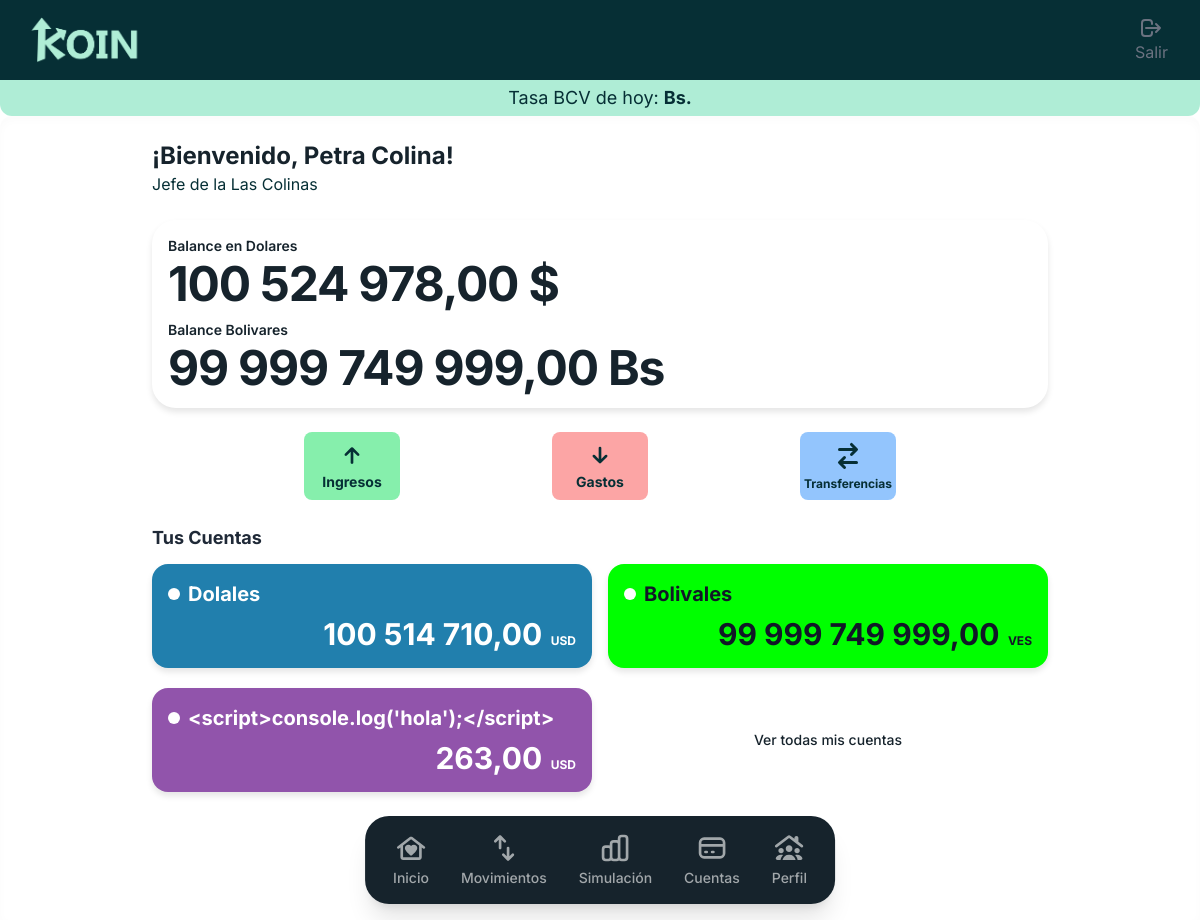
The page /panel-financiero/ (signed in) on the database its author committed.
### finances/models.py (models this page shows, shortened)
class Usuario(AbstractBaseUser, PermissionsMixin):
    correo_usuario = models.EmailField(unique=True, max_length=255)
    nombre_usuario = models.CharField(max_length=100)
    apellido_usuario = models.CharField(max_length=100)
    nombre_familia_usuario = models.CharField(max_length=150)
    objects = UsuarioManager()
    USERNAME_FIELD = 'correo_usuario'
    REQUIRED_FIELDS = ['nombre_usuario', 'apellido_usuario', 'nombre_familia_usuario']
    class Meta:
        db_table = 'usuarios' # Nombre de la tabla en la base de datos

class Cuenta(models.Model):
    usuario = models.ForeignKey(Usuario, on_delete=models.CASCADE)
    moneda = models.ForeignKey(Moneda, on_delete=models.PROTECT)
    nombre_cuenta = models.CharField(max_length=100)
    saldo_inicial_cuenta = models.DecimalField(max_digits=15, decimal_places=2)
    color_cuenta = models.CharField(max_length=20, help_text="Código hexadecimal o nombre del color")

class Moneda(models.Model):
    codigo = models.CharField(max_length=5, unique=True) # Ej: USD, VES
    nombre_moneda = models.CharField(max_length=50)
    tasa_cambio = models.DecimalField(max_digits=18, decimal_places=4)
    def __str__(self):
        return self.codigo

### finances/views.py (the view)
# urls.py: path('panel-financiero/', dashboard, name='dashboard'),
@login_required
def dashboard(request):
    usuario = request.user
    cuentas_del_usuario = Cuenta.objects.filter(usuario=usuario)
    suma_usd = cuentas_del_usuario.filter(moneda__codigo='USD').aggregate(total=Sum('saldo_inicial_cuenta'))['total']
    total_usd = round(suma_usd, 2) if suma_usd is not None else 0.00
    suma_ves = cuentas_del_usuario.filter(moneda__codigo='VES').aggregate(total=Sum('saldo_inicial_cuenta'))['total']
    total_ves = round(suma_ves, 2) if suma_ves is not None else 0.00
    contexto = {
        'cuentas': cuentas_del_usuario[:3],
        'total_cuentas': cuentas_del_usuario.count(),
        'familia' : usuario.nombre_familia_usuario,
        'nombre_completo' : f"{usuario.nombre_usuario} {usuario.apellido_usuario}",
        'total_usd': total_usd,
        'total_ves': total_ves,
    }
    return render(request, 'dashboard.html', contexto)

### finances/context_processors.py (called while the page is built)
def datos_globales_koin(request):
    try:
        tasa_actual = obtener_tasa_bcv_segura()
    except Exception as e:
        tasa_actual = "No disponible"
    return {
        'tasa_bcv_global': tasa_actual,
    }

### finances/services.py (called while the page is built)
def obtener_tasa_bcv_segura():
    try:
        bcv = Currency()
        tasa_dolar = float(bcv.get_rate(currency_code='USD'))
        return tasa_dolar
    except Exception as e:
        print(f"Error con la librería pyBCV: {e}")
        return None

### finances/templatetags/color_filters.py (called while the page is built)
@register.filter
def color_contraste(hex_color):
    if not hex_color:
        return 'text-gray-900'
    hex_color = hex_color.lstrip('#')
    if len(hex_color) == 3:
        hex_color = ''.join([c*2 for c in hex_color])
    try:
        r = int(hex_color[0:2], 16)
        g = int(hex_color[2:4], 16)
        b = int(hex_color[4:6], 16)
        yiq = ((r * 299) + (g * 587) + (b * 114)) / 1000
        if yiq >= 128:
            return 'text-gray-900'
        else:
            return 'text-white'
    except ValueError:
        return 'text-gray-900'

### templates/dashboard.html (shortened to what this page needs)
{% extends 'base_dashboard.html' %}
{% load humanize %}
{% load color_filters %}
{% block content %}
<div class="w-full max-w-4xl mx-auto space-y-6">
    <div class="flex justify-between items-center ">
        <div>
            <h1 class="text-2xl font-bold text-charcoal-teal">¡Bienvenido, {{ nombre_completo }}!</h1>
            <h2>Jefe de la {{ familia }}</h2>
        </div>
    </div>
    <div class=" rounded-3xl p-4 gap-2 text-charcoal-teal flex flex-col shadow-[0px_4px_6px_0px_rgba(0,_0,_0,_0.1)] relative">
        <div class="flex flex-col justify-around items-start gap-3">
            <div class="flex flex-col items-start gap-1">
                <h2 class="text-koin-light text-sm font-semibold">Balance en Dolares</h2>
                {% if total_usd < 0 %}
                <p class="text-3xl font-bold text-red-500 tracking-tight md:text-4xl lg:text-4xl">{{ total_usd|intcomma  }} $</p>
                {% else %}
                <p class="text-3xl font-bold tracking-tight md:text-4xl lg:text-5xl">{{ total_usd|intcomma  }} $</p>
                {% endif %}
            </div>
            <div class="flex flex-col items-start gap-1">
                <h2 class="text-koin-light text-sm font-semibold ">Balance Bolivares</h2>
                {% if total_ves < 0 %}
                <p class="text-3xl text-red-500 font-bold tracking-tight md:text-4xl lg:text-5xl">{{ total_ves|intcomma  }} Bs</p>
                {% else %}
                <p class="text-3xl  font-bold tracking-tight md:text-4xl lg:text-5xl">{{ total_ves|intcomma  }} Bs</p>
                {% endif %}
            </div>
        </div>
    </div>
    <div class="flex justify-evenly ">
            <a class="font-bold bg-green-300 hover:bg-green-400 hover:scale-105 hover:transition-all rounded-lg w-24  flex flex-col items-center p-2" href="{% url 'registrar_ingreso' %}">
                <svg xmlns="http://www.w3.org/2000/svg" class="w-8 h-8" viewBox="0 0 24 24"><path fill="currentColor" d="m11 8.8l-2.9 2.9q-.275.275-.7.275t-.7-.275t-.275-.7t.275-.7l4.6-4.6q.3-.3.7-.3t.7.3l4.6 4.6q.275.275.275.7t-.275.7t-.7.275t-.7-.275L13 8.8V17q0 .425-.288.713T12 18t-.712-.288T11 17z"/></svg>
                <p class="text-sm">Ingresos</p>
            </a>
            <a class="font-bold bg-red-300 hover:bg-red-400 hover:scale-105 hover:transition-all rounded-lg w-24  flex flex-col items-center p-2" href="{% url 'registrar_gasto' %}">
                <svg xmlns="http://www.w3.org/2000/svg" class="w-8 h-8" viewBox="0 0 24 24"><path fill="currentColor" d="M11 14.2V6q0-.425.288-.712T12 5t.713.288T13 6v8.2l2.9-2.9q.275-.275.7-.275t.7.275t.275.7t-.275.7l-4.6 4.6q-.3.3-.7.3t-.7-.3l-4.6-4.6q-.275-.275-.275-.7t.275-.7t.7-.275t.7.275z"/></svg>
                <p class="text-sm">Gastos</p>
            </a>
            <a class="font-bold bg-blue-300 hover:bg-blue-400 hover:scale-105 rounded-lg w-24  gap-1 flex flex-col items-center p-2">
                <p class="text-xs">Transferencias</p>
            </a>
        </div>
    <div>
        <h3 class="text-lg font-bold text-gray-800 mb-3">Tus Cuentas</h3>
        <div class="grid grid-cols-2 gap-x-4 gap-y-5">
            {% for cuenta in cuentas %}
            <div style="background-color: {{ cuenta.color_cuenta }};" class="rounded-2xl p-4 flex flex-col min-h-[90px] shadow-[0px_4px_6px_0px_rgba(0,_0,_0,_0.1)]">
                <div  class="flex content-center items-center gap-2">
                    <div class=" bg-white rounded-full w-3 h-3"></div>
                    <span class= "{{ cuenta.color_cuenta|color_contraste }} font-bold text-start md:text-lg lg:text-xl">{{ cuenta.nombre_cuenta }}</span>
                </div>
                <div class="mt-2 text-right">
                    <span class="text-lg font-bold {{ cuenta.color_cuenta|color_contraste }} md:text-2xl lg:text-3xl">{{ cuenta.saldo_inicial_cuenta|intcomma }}</span>
                    <span class="text-xs font-bold {{ cuenta.color_cuenta|color_contraste }} ml-1">{{ cuenta.moneda }}</span>
                </div>
            </div>
            {% endfor %}
            {% if total_cuentas == 0 %}
            {% elif total_cuentas == 1 %}
            <a href="{% url 'cuentas' %}" class="flex flex-col items-start justify-center min-h-[90px] hover:underline">
                <span class=" text-charcoal-teal font-medium text-center text-sm">Ver todas mis cuentas</span>
            </a>
            {% elif total_cuentas == 2 %}
            <a href="{% url 'cuentas' %}" class="flex flex-col items-start min-h-[90px] ml-2 hover:underline">
                <span class=" text-charcoal-teal font-medium text-center text-sm">Ver todas mis cuentas</span>
            </a>
            {% else %}
            <a href="{% url 'cuentas' %}" class="flex flex-col justify-center items-center min-h-[90px] hover:underline">
                <span class=" text-charcoal-teal font-medium text-center text-sm">Ver todas mis cuentas</span>
            </a>
            {% endif %}
        </div>
    </div>
</div>
{% endblock %}

### rows shown on the page
Usuario: nombre_familia_usuario "Las Colinas"
Cuenta: nombre_cuenta "Dolales", saldo_inicial_cuenta "100 514 710,00", moneda "USD"
Cuenta: nombre_cuenta "Bolivales", saldo_inicial_cuenta "99 999 749 999,00", moneda "VES"
Cuenta: nombre_cuenta "<script>console.log('hola');</script>", saldo_inicial_cuenta "263,00", moneda "USD"

### other values the page prints
{{ nombre_completo }} "Petra Colina"
{{ total_usd|intcomma }} "100 524 978,00"
{{ total_ves|intcomma }} "99 999 749 999,00"
